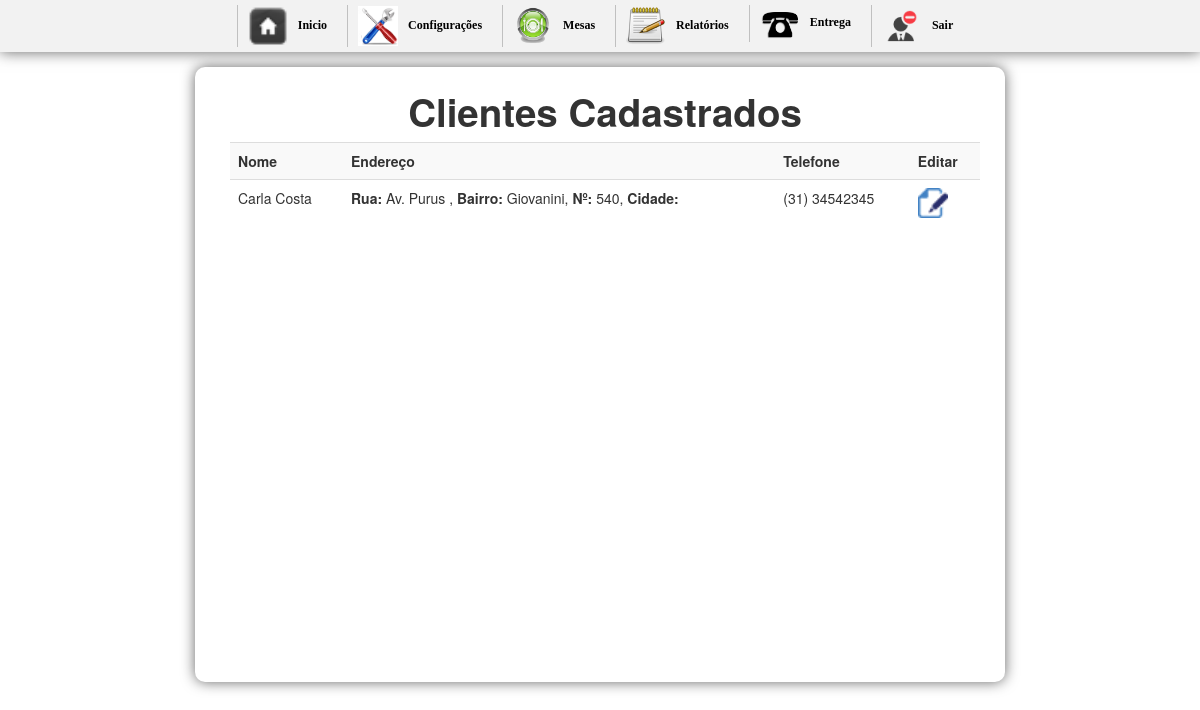
The app's page /inicio2.php?btn=createclientes (signed in) with its own data.
### tables this page shows
CREATE TABLE `pedido` (
  `id_mesa` int(10) NOT NULL AUTO_INCREMENT,
  `numero` int(10) NOT NULL,
  `idGarcon` varchar(200) NOT NULL,
  `situacao` int(1) NOT NULL,
  `email` varchar(50) DEFAULT NULL,
  `nome` varchar(50) DEFAULT NULL,
  `sobrenome` varchar(50) DEFAULT NULL,
  `telefone` varchar(30) DEFAULT NULL,
  `bairro` varchar(50) DEFAULT NULL,
  `rua` varchar(50) DEFAULT NULL,
  `numerocasa` varchar(20) DEFAULT NULL,
  `detalhes` longtext,
  PRIMARY KEY (`id_mesa`)
);

### createclientes.php (the view, shortened to what this page needs)
<link rel="stylesheet" type="text/css" href="css/bootstrap.min.css">
<div id="mesas" class="container-fluid">
<h1 align="center">Clientes Cadastrados</h1>
<table class="table table-striped">
	<tr>
		<th>Nome</th>
		<th>Endereço</th>
		<th>Telefone</th>
		<th>Editar</th>
	</tr>
	<?php
		$sql = mysql_query("SELECT * FROM pedido ORDER BY id_mesa DESC LIMIT 20");
		while($ver = mysql_fetch_array($sql)){
			$id_mesa = $ver['id_mesa'];
			$nome = $ver['nome'];
			$telefone = $ver['telefone'];
			$bairro = $ver['bairro'];
			$rua = $ver['rua'];
			$numerocasa = $ver['numerocasa'];
			$cidade = $ver['detalhes'];
	?>
	<tr>
		<td><?php echo $nome; ?></td>
		<td><?php echo '<b>Rua: </b>'.$rua.', <b>Bairro:</b> '.$bairro.', <b>Nº:</b> '.$numerocasa.', <b>Cidade:</b> '.$cidade; ?></td>
		<td><?php echo $telefone; ?></td>
		<td><a href="inicio.php?btn=editarcliente&id_mesa=<?php echo $id_mesa ?>"><img src='imagens/file_edit.png' width='30' height='30' border='0'></a></td>
	</tr>
<?php }?>
</table>
</div>

### css/css.css (style rules this page uses)
body { margin-left: 0px;margin-top: 0px;margin-right: 0px;margin-bottom: 0px; background-color:#FFF; font-family:Verdana, Geneva, sans-serif; font-size:14px; }
h1 { font-size:18px; margin-top:0; }
#mesas { width:750px; height:500px; margin:0 auto; background:#FFF; border-radius:5px; overflow:auto; }

### records on screen
pedido: nome "Carla Costa", rua "Av. Purus", bairro "Giovanini", numerocasa "540", telefone "(31) 34542345"
